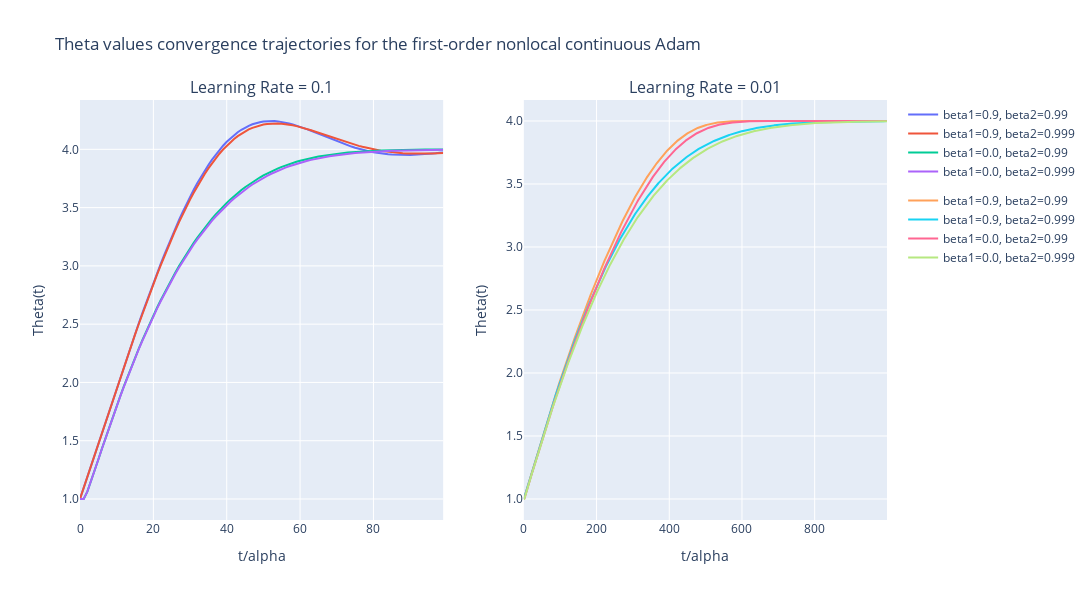
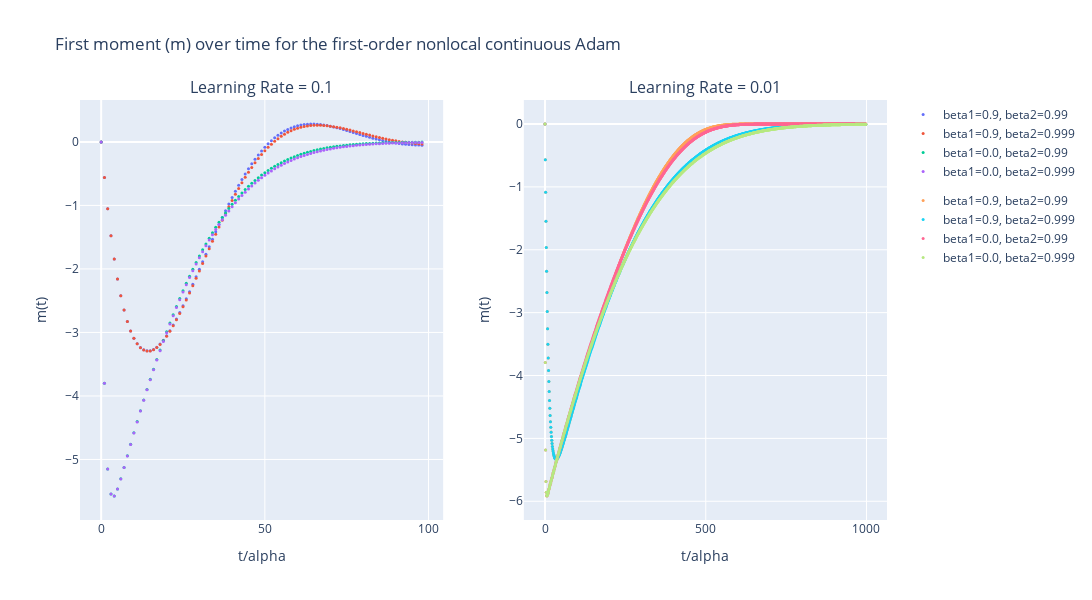
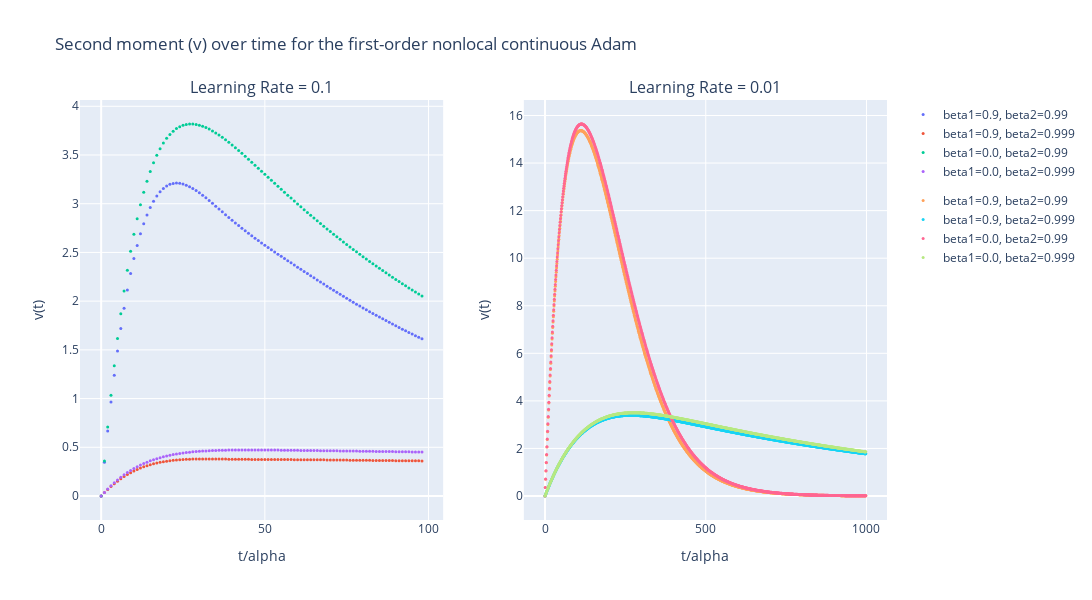

Notebook source saved alongside these figures, in order:
### Markdown cell above
## Nonlocal Adam

### Code cell
# Creation of subplots for theta, m, and v, with titles for each learning rate
fig_theta = make_subplots(rows=1, cols=n_learning_rates, 
                          subplot_titles=[f'Learning Rate = {lr}' for lr in param_grid['lr']])
fig_m = make_subplots(rows=1, cols=n_learning_rates, 
                      subplot_titles=[f'Learning Rate = {lr}' for lr in param_grid['lr']])
fig_v = make_subplots(rows=1, cols=n_learning_rates, 
                      subplot_titles=[f'Learning Rate = {lr}' for lr in param_grid['lr']])

# Update the layout of the figures with titles describing the plotted data
fig_theta.update_layout(title_text='Theta values convergence trajectories for the first-order nonlocal continuous Adam')
fig_m.update_layout(title_text='First moment (m) over time for the first-order nonlocal continuous Adam')
fig_v.update_layout(title_text='Second moment (v) over time for the first-order nonlocal continuous Adam')

# Iterate over each learning rate in the parameter grid
for i, lr in enumerate(param_grid['lr']):

    # Filter the parameter list to get only those with the current learning rate
    filtered_params = [p for p in param_list if p['lr'] == lr]

    # Iterate over each set of filtered parameters
    for params in filtered_params:
        print(f'\nNonlocal Continuous Adam Configuration: {params}')

        # Initialize and solve the NonlocalSolverMomentumAdam with the given parameters
        solver = NonlocalSolverMomentumAdam(f=f, dL=dL, t_span=t, y0=np.array([1.0]), alpha=params['lr'],
                                        betas=[params['beta1'], params['beta2']])
        t_values, y_values = solver.solve()
        
        label = f"beta1={params['beta1']}, beta2={params['beta2']}"

        # Add data to the theta figure
        fig_theta.add_trace(go.Scatter(
            x=t_values/params['lr'],  # Normalize time by learning rate
            y=y_values,  # Solution values for theta
            mode='lines',
            name=label,
            legendgroup=f'LR={lr}',
        ), row=1, col=i+1)
        
        # Retrieve the numerator (m) and denominator (v) values from the solver
        numerators = solver.m
        denominators = solver.v

        # Add data to the m figure (numerators)
        fig_m.add_trace(go.Scatter(
            x=[item[0]/params['lr'] for item in numerators],  # Extract time values
            y=[item[1] for item in numerators],  # Normalize m values by learning rate
            mode='markers',
            marker=dict(size=3),
            name=label,
            legendgroup=f'LR={lr}',
        ), row=1, col=i+1)
        
        # Add data to the v figure (denominators)
        fig_v.add_trace(go.Scatter(
            x=[item[0]/params['lr'] for item in denominators],  # Extract time values
            y=[item[1] for item in denominators],  # Normalize v values by learning rate
            mode='markers',
            marker=dict(size=3),
            name=label,
            legendgroup=f'LR={lr}',
        ), row=1, col=i+1)

# Update the axes labels for each figure
fig_theta.update_xaxes(title_text="t/alpha")
fig_theta.update_yaxes(tickformat=".1f", title_text="Theta(t)")
fig_theta.update_layout(
    width=1500,  # Width in pixels
    height=600   # Height in pixels
)

fig_m.update_xaxes(title_text="t/alpha")
fig_m.update_yaxes(title_text="m(t)")
fig_m.update_layout(
    width=1500,  # Width in pixels
    height=600   # Height in pixels
)

fig_v.update_xaxes(title_text="t/alpha")
fig_v.update_yaxes(title_text="v(t)")
fig_v.update_layout(
    width=1500,  # Width in pixels
    height=600   # Height in pixels
)

# Show the figures
fig_theta.show()
fig_m.show()
fig_v.show()
